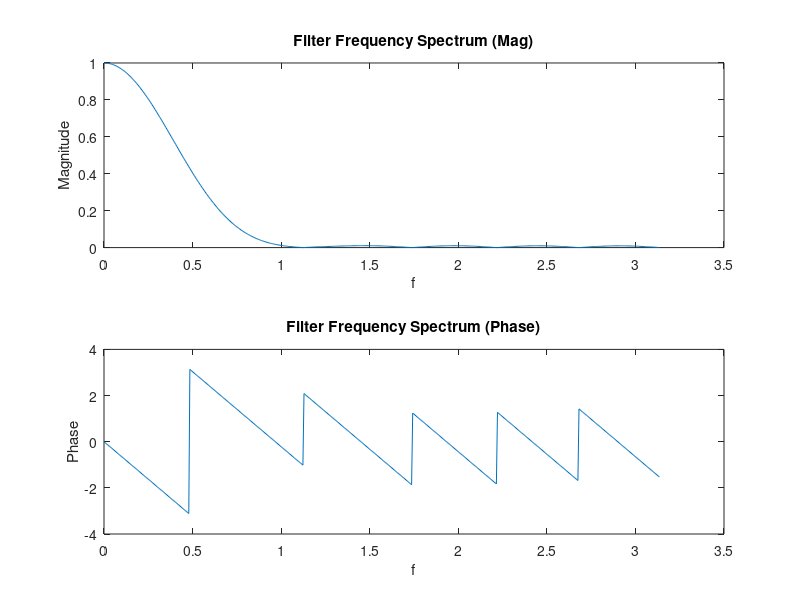
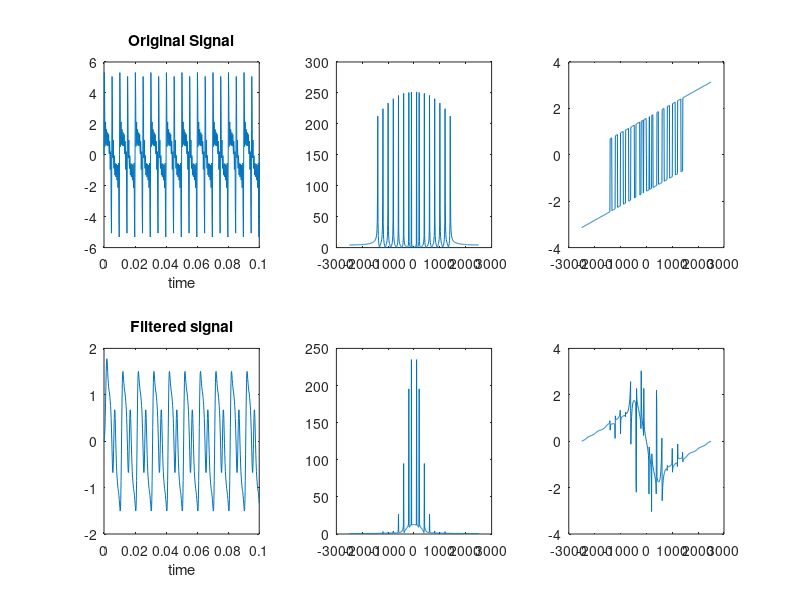
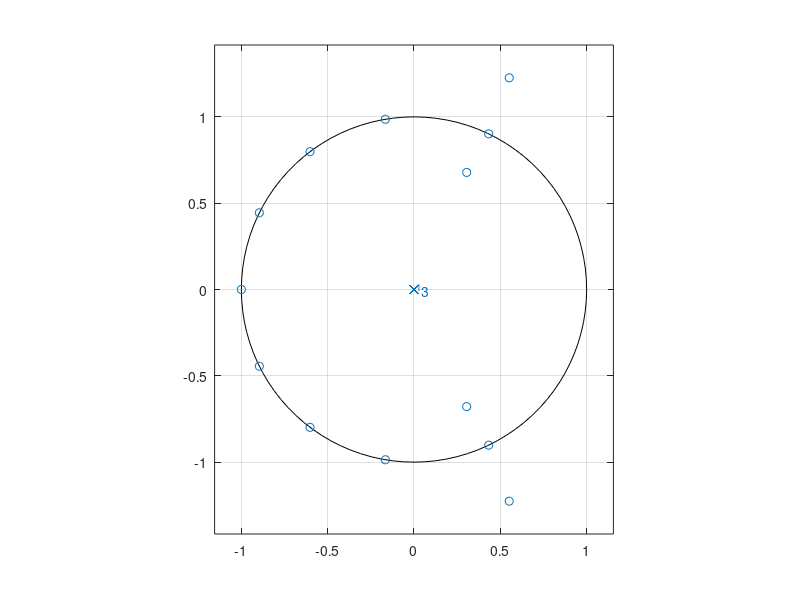

The MATLAB source for these figures, in order:
%lpf
N = 13;
Wp = 128;
fs = 5000;
Wn = Wp/(fs/2);
b = fir1(N,Wn);
[h,w] = freqz(b);

f = [100 200 400 600 800 1000 1200 1400];
fs = 5000;
t = 0:1/fs:0.1;
x = sin(2*pi*f'*t);
x = sum(x);

y = filter(b,1,x);
ymag = abs(fftshift(fft(y)));
yang = angle(fftshift(fft(y)));
fre = -fs/2:10:fs/2;
figure;
subplot(2,1,1);
plot(w,abs(h));
ylabel('Magnitude');
xlabel('f');
title('Filter Frequency Spectrum (Mag)')
subplot(2,1,2);
plot(w,angle(h));
ylabel('Phase');
xlabel('f');
title('Filter Frequency Spectrum (Phase)')

figure;
subplot(2,3,1);
plot(t,x);
xlabel('time');
title('Original Signal');
subplot(2,3,2)
plot(fre,abs(fftshift(fft(x))));
subplot(2,3,3)
plot(fre,angle(fftshift(fft(x))));
subplot(2,3,4)
plot(t,y);
xlabel('time');
title('Filtered signal');
subplot(2,3,5)
plot(fre,ymag);
subplot(2,3,6)
plot(fre,yang);

figure;
zplane(b);